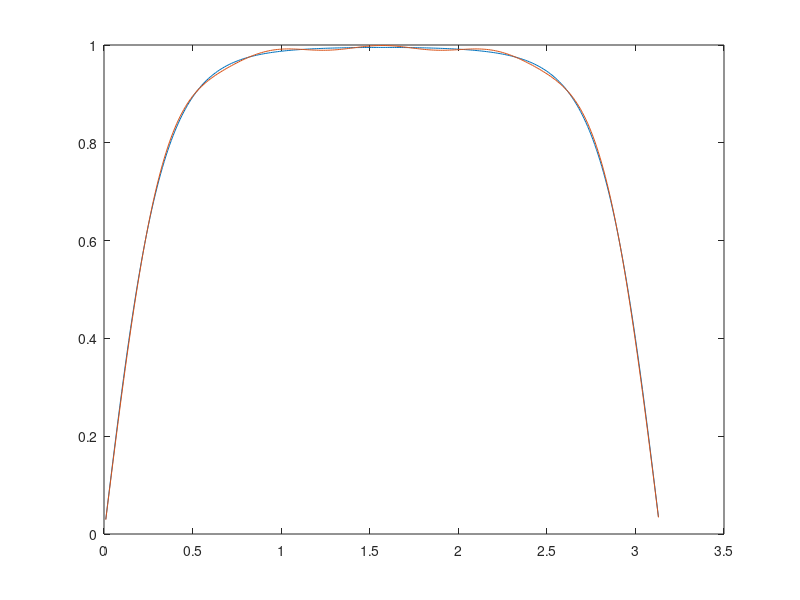
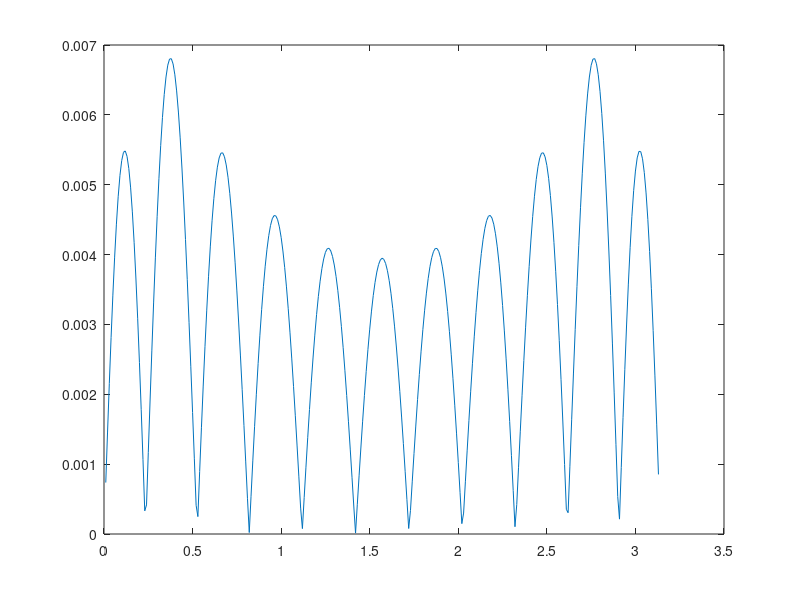

MATLAB code to generate these figures, in order:
clc; clear; close all;

gamma = 3;
psi = 0.01:0.01:(pi-0.01);
N = 10;
M = 30;

b = zeros(size(1:N));

lhs = tanh(gamma*sin(psi));

% Compute the fourier coefficients
for n = 1:N
    if mod(n,2) == 0
        b(n) = 0;
    else
        k = (n + 1)/2;
        inner_sum = 0;
        for m = 1:M
            integrand = sin((2*k-1)*psi).*exp(-2*m*gamma*sin(psi));
            integral = trapz(psi, integrand);
            term = (-1)^m*integral;
            inner_sum = inner_sum + term;
        end
        b(n) = (2/pi)*(2/(2*k - 1) + 2*inner_sum);
    end
end

% Sum the fourier series
rhs = zeros(size(psi));

for n = 1:N
   rhs = rhs + b(n)*sin(n*psi);
end

figure;
plot(psi, lhs);
hold on;
plot(psi, rhs);

error = abs(lhs - rhs);

figure;
plot(psi, error);
